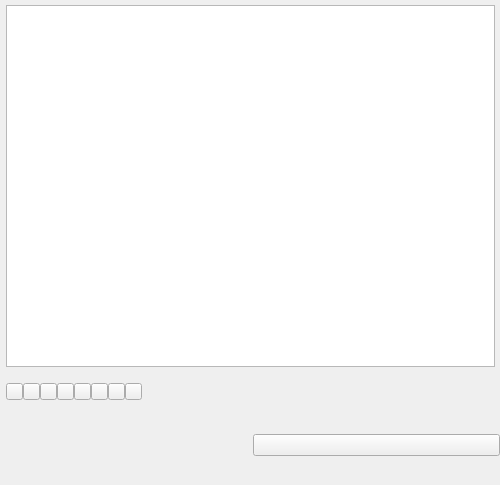
<?xml version="1.0" encoding="UTF-8"?>
<ui version="4.0">
 <class>ChatWidget</class>
 <widget class="QWidget" name="ChatWidget">
  <property name="geometry">
   <rect>
    <x>0</x>
    <y>0</y>
    <width>500</width>
    <height>485</height>
   </rect>
  </property>
  <property name="windowTitle">
   <string>Form</string>
  </property>
  <property name="autoFillBackground">
   <bool>false</bool>
  </property>
  <layout class="QGridLayout" name="gridLayout_3">
   <property name="leftMargin">
    <number>0</number>
   </property>
   <property name="topMargin">
    <number>0</number>
   </property>
   <property name="rightMargin">
    <number>0</number>
   </property>
   <property name="bottomMargin">
    <number>0</number>
   </property>
   <property name="spacing">
    <number>0</number>
   </property>
   <item row="0" column="0">
    <layout class="QVBoxLayout" name="verticalLayout" stretch="4,1">
     <property name="spacing">
      <number>0</number>
     </property>
     <property name="leftMargin">
      <number>1</number>
     </property>
     <property name="topMargin">
      <number>0</number>
     </property>
     <property name="rightMargin">
      <number>0</number>
     </property>
     <property name="bottomMargin">
      <number>0</number>
     </property>
     <item>
      <widget class="QWidget" name="chat_webView_background_widget" native="true">
       <property name="sizePolicy">
        <sizepolicy hsizetype="Preferred" vsizetype="Expanding">
         <horstretch>0</horstretch>
         <verstretch>0</verstretch>
        </sizepolicy>
       </property>
       <property name="minimumSize">
        <size>
         <width>0</width>
         <height>0</height>
        </size>
       </property>
       <layout class="QVBoxLayout" name="verticalLayout_2">
        <property name="spacing">
         <number>0</number>
        </property>
        <property name="leftMargin">
         <number>5</number>
        </property>
        <property name="topMargin">
         <number>5</number>
        </property>
        <property name="rightMargin">
         <number>5</number>
        </property>
        <property name="bottomMargin">
         <number>5</number>
        </property>
        <item>
         <widget class="QChatMsgShowWidget" name="widget_listChatMsg">
          <property name="sizePolicy">
           <sizepolicy hsizetype="Preferred" vsizetype="Preferred">
            <horstretch>0</horstretch>
            <verstretch>0</verstretch>
           </sizepolicy>
          </property>
          <property name="minimumSize">
           <size>
            <width>400</width>
            <height>200</height>
           </size>
          </property>
         </widget>
        </item>
       </layout>
      </widget>
     </item>
     <item>
      <widget class="QWidget" name="chat_belowWidget" native="true">
       <property name="sizePolicy">
        <sizepolicy hsizetype="Preferred" vsizetype="Preferred">
         <horstretch>0</horstretch>
         <verstretch>0</verstretch>
        </sizepolicy>
       </property>
       <layout class="QVBoxLayout" name="verticalLayout_5">
        <property name="spacing">
         <number>0</number>
        </property>
        <property name="leftMargin">
         <number>0</number>
        </property>
        <property name="topMargin">
         <number>1</number>
        </property>
        <property name="rightMargin">
         <number>0</number>
        </property>
        <property name="bottomMargin">
         <number>0</number>
        </property>
        <item>
         <widget class="QWidget" name="menue_widget" native="true">
          <layout class="QHBoxLayout" name="horizontalLayout_3">
           <property name="spacing">
            <number>0</number>
           </property>
           <property name="leftMargin">
            <number>5</number>
           </property>
           <property name="topMargin">
            <number>10</number>
           </property>
           <property name="rightMargin">
            <number>0</number>
           </property>
           <property name="bottomMargin">
            <number>5</number>
           </property>
           <item>
            <widget class="QPushButton" name="showFaceSelectWindow_pushBtn">
             <property name="maximumSize">
              <size>
               <width>17</width>
               <height>17</height>
              </size>
             </property>
             <property name="toolTip">
              <string>face</string>
             </property>
             <property name="text">
              <string/>
             </property>
            </widget>
           </item>
           <item>
            <widget class="QPushButton" name="screenShot_pushBtn">
             <property name="maximumSize">
              <size>
               <width>17</width>
               <height>17</height>
              </size>
             </property>
             <property name="toolTip">
              <string>screenShot</string>
             </property>
             <property name="text">
              <string/>
             </property>
            </widget>
           </item>
           <item>
            <widget class="QPushButton" name="camera_pushBtn">
             <property name="maximumSize">
              <size>
               <width>17</width>
               <height>17</height>
              </size>
             </property>
             <property name="toolTip">
              <string>disableCamera</string>
             </property>
             <property name="text">
              <string/>
             </property>
            </widget>
           </item>
           <item>
            <widget class="QPushButton" name="cameraDisabel_pushBtn">
             <property name="maximumSize">
              <size>
               <width>17</width>
               <height>17</height>
              </size>
             </property>
             <property name="toolTip">
              <string>enableCamera</string>
             </property>
             <property name="text">
              <string/>
             </property>
            </widget>
           </item>
           <item>
            <widget class="QPushButton" name="micEnable_pushBtn">
             <property name="maximumSize">
              <size>
               <width>17</width>
               <height>17</height>
              </size>
             </property>
             <property name="toolTip">
              <string>disableMic</string>
             </property>
             <property name="text">
              <string/>
             </property>
            </widget>
           </item>
           <item>
            <widget class="QPushButton" name="micDisable_pushBtn">
             <property name="minimumSize">
              <size>
               <width>17</width>
               <height>17</height>
              </size>
             </property>
             <property name="maximumSize">
              <size>
               <width>17</width>
               <height>17</height>
              </size>
             </property>
             <property name="toolTip">
              <string>enableMic</string>
             </property>
             <property name="text">
              <string/>
             </property>
            </widget>
           </item>
           <item>
            <widget class="QPushButton" name="soundEnable_pushBtn">
             <property name="maximumSize">
              <size>
               <width>17</width>
               <height>17</height>
              </size>
             </property>
             <property name="toolTip">
              <string>disableSound</string>
             </property>
             <property name="text">
              <string/>
             </property>
            </widget>
           </item>
           <item>
            <widget class="QPushButton" name="soundDisable_pushBtn">
             <property name="maximumSize">
              <size>
               <width>17</width>
               <height>17</height>
              </size>
             </property>
             <property name="toolTip">
              <string>enableSound</string>
             </property>
             <property name="text">
              <string/>
             </property>
            </widget>
           </item>
           <item>
            <spacer name="horizontalSpacer_2">
             <property name="orientation">
              <enum>Qt::Horizontal</enum>
             </property>
             <property name="sizeHint" stdset="0">
              <size>
               <width>500</width>
               <height>17</height>
              </size>
             </property>
            </spacer>
           </item>
          </layout>
         </widget>
        </item>
        <item>
         <widget class="QWidget" name="input_widget" native="true">
          <property name="minimumSize">
           <size>
            <width>0</width>
            <height>80</height>
           </size>
          </property>
          <layout class="QHBoxLayout" name="horizontalLayout_4">
           <property name="spacing">
            <number>5</number>
           </property>
           <property name="leftMargin">
            <number>0</number>
           </property>
           <property name="topMargin">
            <number>5</number>
           </property>
           <property name="rightMargin">
            <number>0</number>
           </property>
           <property name="bottomMargin">
            <number>5</number>
           </property>
           <item>
            <widget class="ChatWindowOutPutEdit" name="textEdit_input" native="true">
             <property name="minimumSize">
              <size>
               <width>0</width>
               <height>0</height>
              </size>
             </property>
            </widget>
           </item>
           <item alignment="Qt::AlignVCenter">
            <widget class="QPushButton" name="send_pushBtn">
             <property name="toolTip">
              <string>send</string>
             </property>
             <property name="text">
              <string/>
             </property>
            </widget>
           </item>
          </layout>
         </widget>
        </item>
       </layout>
      </widget>
     </item>
    </layout>
   </item>
  </layout>
 </widget>
 <customwidgets>
  <customwidget>
   <class>QChatMsgShowWidget</class>
   <extends>QListWidget</extends>
   <header>ChatMsgShowWidget.h</header>
  </customwidget>
  <customwidget>
   <class>ChatWindowOutPutEdit</class>
   <extends>QWidget</extends>
   <header>chatwindowoutputedit.h</header>
  </customwidget>
 </customwidgets>
 <resources/>
 <connections/>
</ui>
